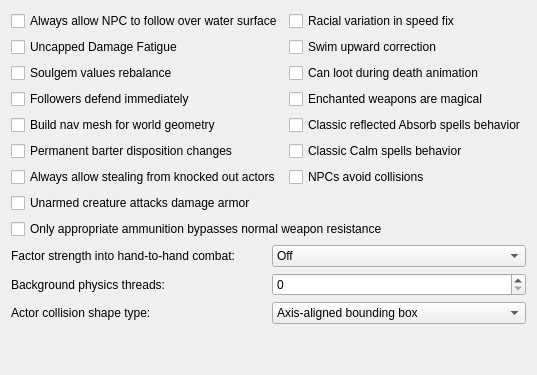
     <widget class="QWidget" name="GameMechanics">
      <attribute name="title">
       <string>Game Mechanics</string>
      </attribute>
      <layout class="QVBoxLayout">
       <item>
        <layout class="QGridLayout" name="gridLayout_3">
         <item row="5" column="0">
          <widget class="QCheckBox" name="permanentBarterDispositionChangeCheckBox">
           <property name="toolTip">
            <string>&lt;html&gt;&lt;head/&gt;&lt;body&gt;&lt;p&gt;Make disposition change of merchants caused by trading permanent.&lt;/p&gt;&lt;/body&gt;&lt;/html&gt;</string>
           </property>
           <property name="text">
            <string>Permanent barter disposition changes</string>
           </property>
          </widget>
         </item>
         <item row="3" column="0">
          <widget class="QCheckBox" name="followersAttackOnSightCheckBox">
           <property name="toolTip">
            <string>&lt;html&gt;&lt;head/&gt;&lt;body&gt;&lt;p&gt;Make player followers and escorters start combat with enemies who have started combat with them or the player. Otherwise they wait for the enemies or the player to do an attack first.&lt;/p&gt;&lt;/body&gt;&lt;/html&gt;</string>
           </property>
           <property name="text">
            <string>Followers defend immediately</string>
           </property>
          </widget>
         </item>
         <item row="1" column="0">
          <widget class="QCheckBox" name="uncappedDamageFatigueCheckBox">
           <property name="toolTip">
            <string>&lt;html&gt;&lt;head/&gt;&lt;body&gt;&lt;p&gt;Make Damage Fatigue magic effect uncapped like Drain Fatigue effect.&lt;/p&gt;&lt;p&gt;This means that unlike Morrowind you will be able to knock down actors using this effect.&lt;/p&gt;&lt;/body&gt;&lt;/html&gt;</string>
           </property>
           <property name="text">
            <string>Uncapped Damage Fatigue</string>
           </property>
          </widget>
         </item>
         <item row="5" column="1">
          <widget class="QCheckBox" name="classicCalmSpellsCheckBox">
           <property name="toolTip">
            <string>&lt;html&gt;&lt;head/&gt;&lt;body&gt;&lt;p&gt;Stops combat with NPCs affected by Calm spells every frame -- like in Morrowind without the MCP.&lt;/p&gt;&lt;/body&gt;&lt;/html&gt;</string>
           </property>
           <property name="text">
            <string>Classic Calm spells behavior</string>
           </property>
          </widget>
         </item>
         <item row="2" column="0">
          <widget class="QCheckBox" name="rebalanceSoulGemValuesCheckBox">
           <property name="toolTip">
            <string>&lt;html&gt;&lt;head/&gt;&lt;body&gt;&lt;p&gt;Make the value of filled soul gems dependent only on soul magnitude.&lt;/p&gt;&lt;/body&gt;&lt;/html&gt;</string>
           </property>
           <property name="text">
            <string>Soulgem values rebalance</string>
           </property>
          </widget>
         </item>
         <item row="1" column="1">
          <widget class="QCheckBox" name="swimUpwardCorrectionCheckBox">
           <property name="toolTip">
            <string>&lt;html&gt;&lt;head/&gt;&lt;body&gt;&lt;p&gt;Makes player swim a bit upward from the line of sight. Applies only in third person mode. Intended to make simpler swimming without diving.&lt;/p&gt;&lt;/body&gt;&lt;/html&gt;</string>
           </property>
           <property name="text">
            <string>Swim upward correction</string>
           </property>
          </widget>
         </item>
         <item row="3" column="1">
          <widget class="QCheckBox" name="enchantedWeaponsMagicalCheckBox">
           <property name="toolTip">
            <string>&lt;html&gt;&lt;head/&gt;&lt;body&gt;&lt;p&gt;Make enchanted weaponry without Magical flag bypass normal weapons resistance, like in Morrowind.&lt;/p&gt;&lt;/body&gt;&lt;/html&gt;</string>
           </property>
           <property name="text">
            <string>Enchanted weapons are magical</string>
           </property>
          </widget>
         </item>
         <item row="6" column="0">
          <widget class="QCheckBox" name="stealingFromKnockedOutCheckBox">
           <property name="toolTip">
            <string>&lt;html&gt;&lt;head/&gt;&lt;body&gt;&lt;p&gt;Make stealing items from NPCs that were knocked down possible during combat.&lt;/p&gt;&lt;/body&gt;&lt;/html&gt;</string>
           </property>
           <property name="text">
            <string>Always allow stealing from knocked out actors</string>
           </property>
          </widget>
         </item>
         <item row="4" column="1">
          <widget class="QCheckBox" name="classicReflectedAbsorbSpellsCheckBox">
           <property name="toolTip">
            <string>&lt;html&gt;&lt;head/&gt;&lt;body&gt;&lt;p&gt;Effects of reflected Absorb spells are not mirrored -- like in Morrowind.&lt;/p&gt;&lt;/body&gt;&lt;/html&gt;</string>
           </property>
           <property name="text">
            <string>Classic reflected Absorb spells behavior</string>
           </property>
          </widget>
         </item>
         <item row="4" column="0">
          <widget class="QCheckBox" name="enableNavigatorCheckBox">
           <property name="toolTip">
            <string>&lt;html&gt;&lt;head/&gt;&lt;body&gt;&lt;p&gt;Enable navigator. When enabled background threads are started to build nav mesh for world geometry. Pathfinding system uses nav mesh to build paths. When disabled only pathgrid is used to build paths. Single-core CPU systems may have big performance impact on exiting interior location and moving across exterior world. May slightly affect performance on multi-core CPU systems. Multi-core CPU systems may have different latency for nav mesh update depending on other settings and system performance. Moving across external world, entering/exiting location produce nav mesh update. NPC and creatures may not be able to find path before nav mesh is built around them. Try to disable this if you want to have old fashioned AI which doesn’t know where to go when you stand behind that stone and casting a firebolt.&lt;/p&gt;&lt;/body&gt;&lt;/html&gt;</string>
           </property>
           <property name="text">
            <string>Build nav mesh for world geometry</string>
           </property>
          </widget>
         </item>
         <item row="6" column="1">
          <widget class="QCheckBox" name="avoidCollisionsCheckBox">
           <property name="toolTip">
            <string>&lt;html&gt;&lt;head/&gt;&lt;body&gt;&lt;p&gt;If enabled NPCs apply evasion maneuver to avoid collisions with others.&lt;/p&gt;&lt;/body&gt;&lt;/html&gt;</string>
           </property>
           <property name="text">
            <string>NPCs avoid collisions</string>
           </property>
          </widget>
         </item>
         <item row="0" column="1">
          <widget class="QCheckBox" name="normaliseRaceSpeedCheckBox">
           <property name="toolTip">
            <string>&lt;html&gt;&lt;head/&gt;&lt;body&gt;&lt;p&gt;Don't use race weight in NPC movement speed calculations.&lt;/p&gt;&lt;/body&gt;&lt;/html&gt;</string>
           </property>
           <property name="text">
            <string>Racial variation in speed fix</string>
           </property>
          </widget>
         </item>
         <item row="2" column="1">
          <widget class="QCheckBox" name="canLootDuringDeathAnimationCheckBox">
           <property name="toolTip">
            <string>&lt;html&gt;&lt;head/&gt;&lt;body&gt;&lt;p&gt;If this setting is true, the player is allowed to loot actors (e.g. summoned creatures) during death animation, if they are not in combat. In this case we have to increment death counter and run disposed actor's script instantly.&lt;/p&gt;&lt;p&gt;If this setting is false, player has to wait until end of death animation in all cases. Makes using of summoned creatures exploit (looting summoned Dremoras and Golden Saints for expensive weapons) a lot harder. Conflicts with mannequin mods, which use SkipAnim to prevent end of death animation.&lt;/p&gt;&lt;/body&gt;&lt;/html&gt;</string>
           </property>
           <property name="text">
            <string>Can loot during death animation</string>
           </property>
          </widget>
         </item>
         <item row="0" column="0">
          <widget class="QCheckBox" name="allowNPCToFollowOverWaterSurfaceCheckBox">
           <property name="toolTip">
            <string>Give NPC an ability to swim over the water surface when they follow other actor independently from their ability to swim. Has effect only when nav mesh building is enabled.</string>
           </property>
           <property name="text">
            <string>Always allow NPC to follow over water surface</string>
           </property>
          </widget>
         </item>
        </layout>
       </item>
       <item>
        <widget class="QCheckBox" name="unarmedCreatureAttacksDamageArmorCheckBox">
         <property name="toolTip">
          <string>&lt;html&gt;&lt;head/&gt;&lt;body&gt;&lt;p&gt;Makes unarmed creature attacks able to reduce armor condition, just as attacks from NPCs and armed creatures.&lt;/p&gt;&lt;/body&gt;&lt;/html&gt;</string>
         </property>
         <property name="text">
          <string>Unarmed creature attacks damage armor</string>
         </property>
        </widget>
       </item>
       <item>
        <widget class="QCheckBox" name="requireAppropriateAmmunitionCheckBox">
         <property name="toolTip">
          <string>&lt;html&gt;&lt;head/&gt;&lt;body&gt;&lt;p&gt;Allow non-standard ammunition solely to bypass normal weapon resistance or weakness.&lt;/p&gt;&lt;/body&gt;&lt;/html&gt;</string>
         </property>
         <property name="text">
          <string>Only appropriate ammunition bypasses normal weapon resistance</string>
         </property>
        </widget>
       </item>
       <item>
        <layout class="QGridLayout" name="gridLayoutGameMechanics2">
         <item row="0" column="0">
          <widget class="QLabel" name="unarmedFactorsStrengthLabel">
           <property name="text">
            <string>Factor strength into hand-to-hand combat:</string>
           </property>
          </widget>
         </item>
         <item row="0" column="1">
          <widget class="QComboBox" name="unarmedFactorsStrengthComboBox">
           <property name="currentIndex">
            <number>0</number>
           </property>
           <item>
            <property name="text">
             <string>Off</string>
            </property>
           </item>
           <item>
            <property name="text">
             <string>Affect werewolves</string>
            </property>
           </item>
           <item>
            <property name="text">
             <string>Do not affect werewolves</string>
            </property>
           </item>
          </widget>
         </item>
         <item row="1" column="0">
          <widget class="QLabel" name="physicsThreadsLabel">
           <property name="toolTip">
            <string>&lt;html&gt;&lt;head/&gt;&lt;body&gt;&lt;p&gt;How many threads will be spawned to compute physics update in the background. A value of 0 means that the update will be performed in the main thread.&lt;/p&gt;&lt;p&gt;A value greater than 1 requires the Bullet library be compiled with multithreading support.&lt;/p&gt;&lt;/body&gt;&lt;/html&gt;</string>
           </property>
           <property name="text">
            <string>Background physics threads:</string>
           </property>
          </widget>
         </item>
         <item row="1" column="1">
          <widget class="QSpinBox" name="physicsThreadsSpinBox"/>
         </item>
         <item row="2" column="0">
          <widget class="QLabel" name="labelActorCollisionShapeType">
           <property name="text">
            <string>Actor collision shape type:</string>
           </property>
          </widget>
         </item>
         <item row="2" column="1">
          <widget class="QComboBox" name="actorCollisonShapeTypeComboBox">
           <property name="toolTip">
            <string>Collision is used for both physics simulation and navigation mesh generation for pathfinding. Cylinder gives the best consistency bewtween available navigation paths and ability to move by them. Changing this value affects navigation mesh generation therefore navigation mesh disk cache generated for one value will not be useful with another.</string>
           </property>
           <property name="currentText">
            <string>Axis-aligned bounding box</string>
           </property>
           <item>
            <property name="text">
             <string>Axis-aligned bounding box</string>
            </property>
           </item>
           <item>
            <property name="text">
             <string>Rotating box</string>
            </property>
           </item>
           <item>
            <property name="text">
             <string>Cylinder</string>
            </property>
           </item>
          </widget>
         </item>
        </layout>
       </item>
       <item>
        <spacer name="verticalSpacerGameMechanics">
         <property name="orientation">
          <enum>Qt::Vertical</enum>
         </property>
         <property name="sizeHint" stdset="0">
          <size>
           <width>20</width>
           <height>40</height>
          </size>
         </property>
        </spacer>
       </item>
      </layout>
     </widget>
